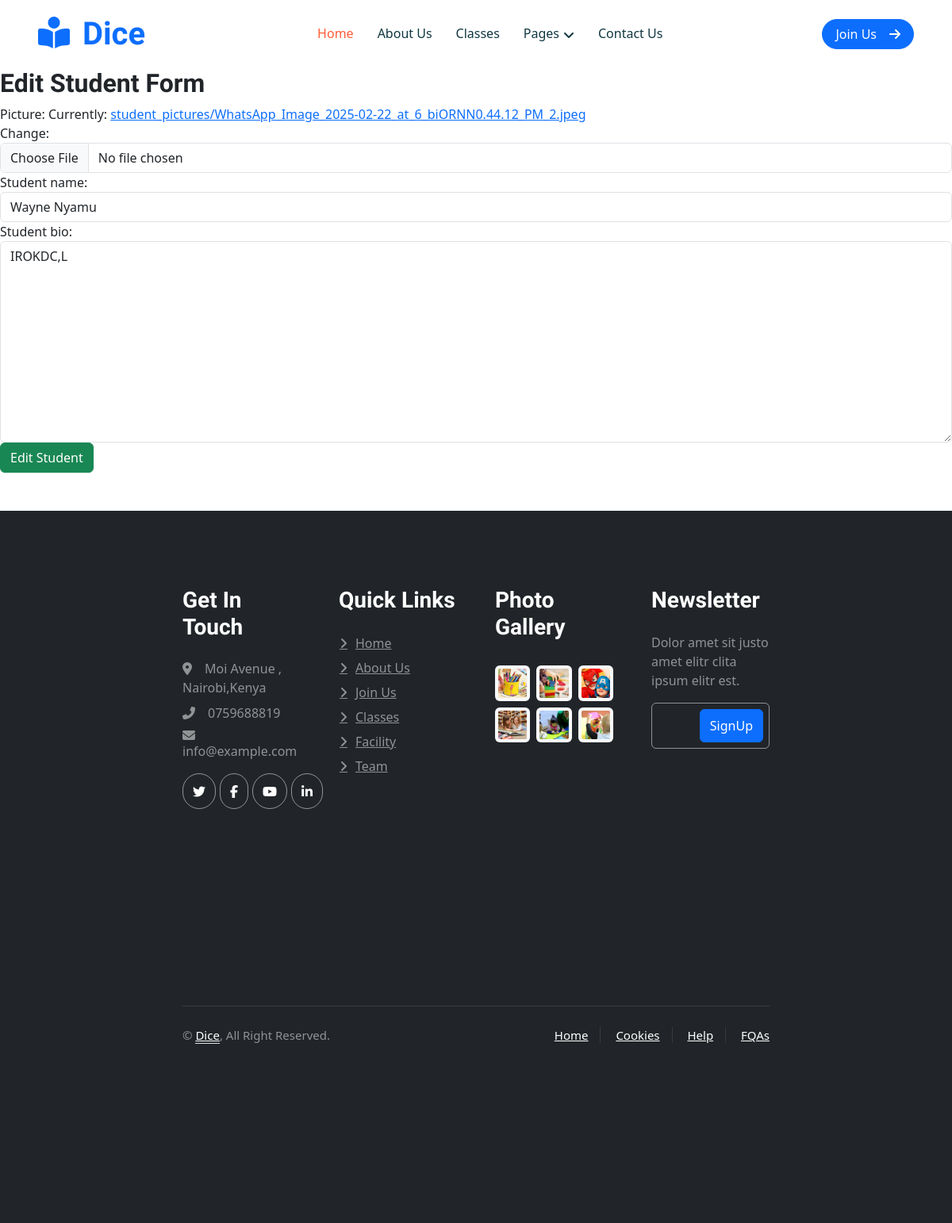
/app/editstudent/6/, run on an earlier commit of the app's database.
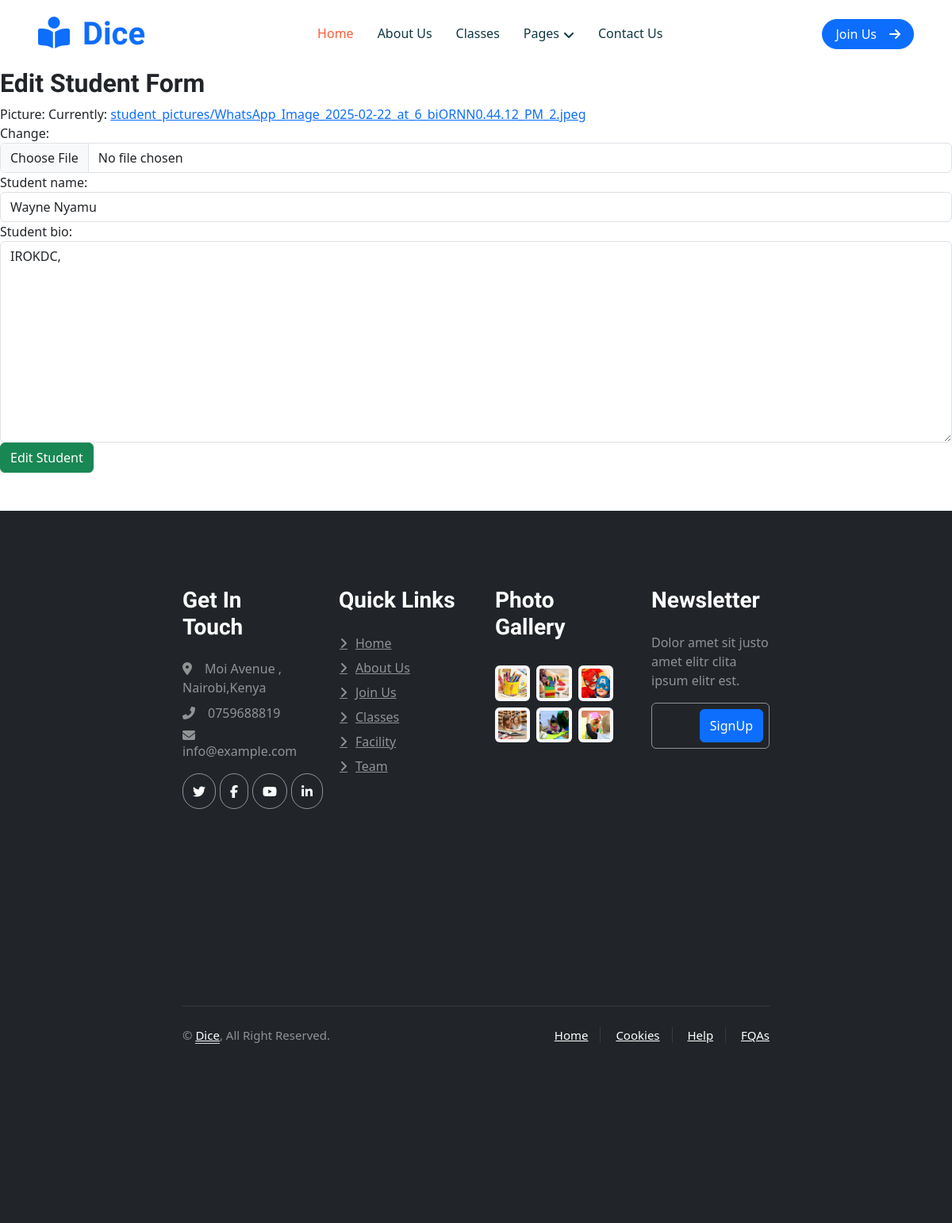
And on a later commit of the database.
### app/models.py (models this page shows, shortened)
class Student(models.Model):
    picture = models.ImageField(upload_to='student_pictures/')
    student_name = models.CharField(max_length=255)
    student_bio = models.TextField()

### app/views.py (the view)
# urls.py: path('editstudent/<int:id>/', views.editstudent, name='editstudent'),
def editstudent(request, id):
    student = get_object_or_404(Student ,id=id)
    if request.method == "POST":
        form = StudentForm(request.POST,instance=student)
        if form.is_valid():
           form.save()
           return redirect('student_list')
    else:
           form = StudentForm( instance=student)
    return render(request, 'editstudent.html',{'form': form, 'student': student})

### app/forms.py
class StudentForm(forms.ModelForm):
    class Meta:
        model = Student
        fields = ['picture', 'student_name', 'student_bio']
        widgets = {
            'picture': forms.ClearableFileInput(
                        attrs={'class': 'form-control',
                       'accept':'image/*',
                       'title':'Select your image'
                       }
),
            'student_name': forms.TextInput(attrs={'class': 'form-control'}),
            'student_bio': forms.Textarea(attrs={'class': 'form-control'}),
        }

### app/templates/editstudent.html (shortened to what this page needs)
{% extends "base.html" %}
{% block content %}
<h2>Edit Student Form</h2>
<form action="" method="post">
    {{ form }}
    <button class="btn btn-success" >Edit Student</button>
</form>
{% endblock %}

What changed in the data, as far as the page shows it:
changed Student "Wayne Nyamu": student_bio "IROKDC,L" → "IROKDC,"
